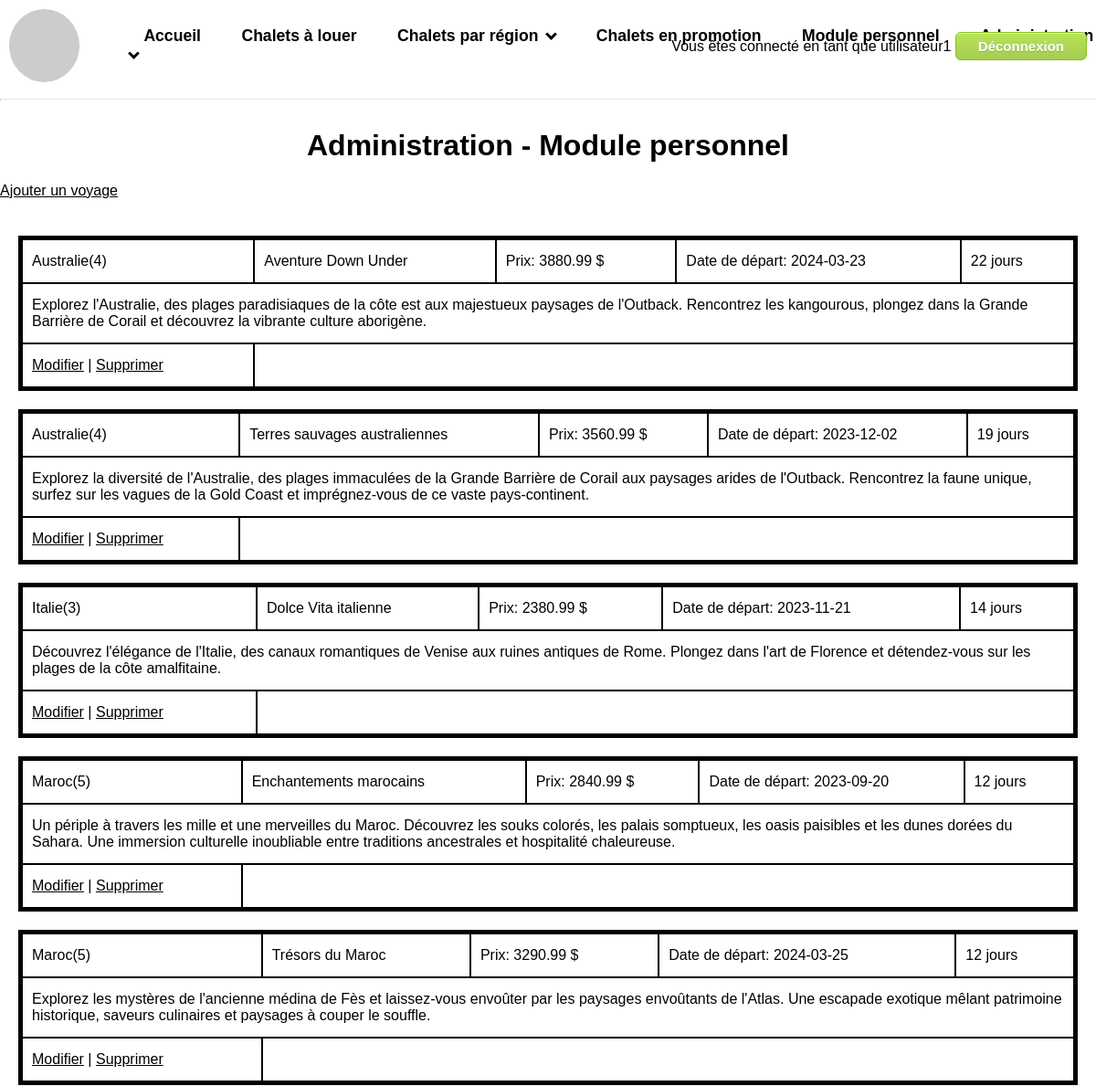
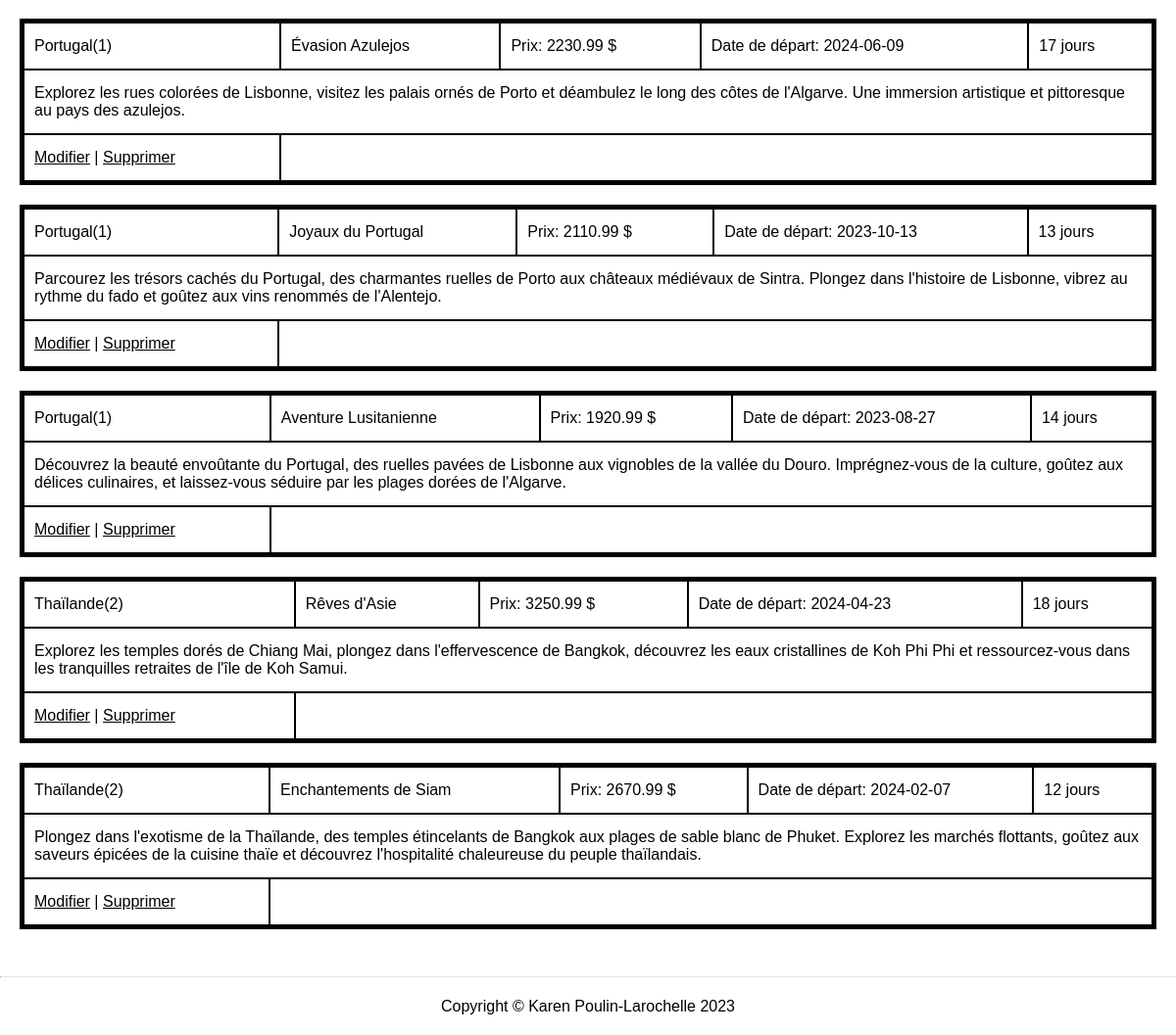
Screenshot of /administration_module_personnel.php (signed in) with the database file from the repository (2 pictures, top to bottom).
### tables this page shows
CREATE TABLE `voyages` (
  `id` int NOT NULL,
  `nom` varchar(50) NOT NULL,
  `description` varchar(255) NOT NULL,
  `prix` decimal(10,2) NOT NULL,
  `date_depart` date NOT NULL,
  `nombre_de_jours` int NOT NULL,
  `fk_pays` int NOT NULL
);

CREATE TABLE `pays` (
  `id` int NOT NULL,
  `nom` varchar(50) NOT NULL
);

### controleurs/voyages.php (called while the page is built, shortened)
<?php
    require_once __DIR__ . '../../modeles/voyages.php';
class ControleurVoyage {
    function afficherTableauAvecBoutonsAction() {
        $voyages = modele_voyage::ObtenirTous();
        require './vues/voyages/tableau-avec-boutons-actions.php';
    }
}
?>

### modeles/voyages.php (called while the page is built, shortened)
<?php
class modele_voyage {
    public function __construct($id, $nom, $description, $prix, $date_depart, $nombre_de_jours, $fk_pays, $nom_pays) {
        $this->id = $id;
        $this->nom = $nom;
        $this->description = $description;
        $this->prix = $prix;
        $this->date_depart= $date_depart;
        $this->nombre_de_jours = $nombre_de_jours;
        $this->fk_pays = $fk_pays;
        $this->nom_pays = $nom_pays;
    }
    static function connecter() {
        $mysqli = new mysqli(Db::$host, Db::$username, Db::$password, Db::$database);
        return $mysqli;
     }
     public static function ObtenirTous() {
        $liste = [];
        $mysqli = self::connecter();
        $resultatRequete = $mysqli->query("SELECT voyages.id, voyages.nom, description, prix, date_depart, nombre_de_jours, pays.id AS fk_pays, pays.nom AS nom_pays FROM voyages INNER JOIN pays ON pays.id = fk_pays ORDER BY nom_pays");
        foreach ($resultatRequete as $enregistrement) {
            $liste[] = new modele_voyage($enregistrement['id'], $enregistrement['nom'], $enregistrement['description'], $enregistrement['prix'], $enregistrement['date_depart'], $enregistrement['nombre_de_jours'], $enregistrement['fk_pays'], $enregistrement['nom_pays']);
        }
        return $liste;
     }
}
?>

### vues/voyages/tableau-avec-boutons-actions.php (the view)
<table>
    <?php
        foreach($voyages as $voyage) {
    ?>
        <table>
            <tr>
                <td><?= $voyage->nom_pays ?>(<?= $voyage->fk_pays ?>)</td>
                <td><?= $voyage->nom ?></td>
                <td>Prix: <?= $voyage->prix ?> $</td>
                <td>Date de départ: <?= $voyage->date_depart ?></td>
                <td><?= $voyage->nombre_de_jours ?> jours</td>
            </tr>
            <tr>
                <td colspan="5"><?= $voyage->description ?></td>
            </tr>
            <tr>
                <td>
                    <a href="edition_voyage.php?id=<?= $voyage->id ?>">Modifier</a>
                    |
                    <a href="suppression_voyage.php?id=<?= $voyage->id ?>">Supprimer</a>
                </td>
            </tr>
        </table>
    <?php } ?>
</table>

### css/styles.css (style rules this page uses)
html { margin:0; padding:0 }
body { margin: 100px 0 0 0; padding: 20px 0; font-family: Arial, sans-serif; }
.light-mode, .light-mode a, .light-mode header { background-color: white; color: black; }

### css/styles_karen.css (style rules this page uses)
table { border: black 5px solid; margin: 20px; border-collapse: collapse; }
tr td { padding: 14px 10px; border: black 2px solid; }

### rows the page displays
voyages: fk_pays.nom "Australie", fk_pays "4", nom "Aventure Down Under", prix "3880.99", date_depart "2024-03-23", nombre_de_jours "22", description "Explorez l'Australie, des plages paradisiaques de la côte est aux majestueux paysages de l'Outback. Rencontrez les kangourous, plongez dans la Grande Barrière de Corail et découvrez la vibrante culture aborigène."
voyages: fk_pays.nom "Australie", fk_pays "4", nom "Terres sauvages australiennes", prix "3560.99", date_depart "2023-12-02", nombre_de_jours "19", description "Explorez la diversité de l'Australie, des plages immaculées de la Grande Barrière de Corail aux paysages arides de l'Outback. Rencontrez la faune unique, surfez sur les vagues de la Gold Coast et imprégnez-vous de ce vaste pays-continent."
voyages: fk_pays.nom "Italie", fk_pays "3", nom "Dolce Vita italienne", prix "2380.99", date_depart "2023-11-21", nombre_de_jours "14", description "Découvrez l'élégance de l'Italie, des canaux romantiques de Venise aux ruines antiques de Rome. Plongez dans l'art de Florence et détendez-vous sur les plages de la côte amalfitaine."
voyages: fk_pays.nom "Maroc", fk_pays "5", nom "Enchantements marocains", prix "2840.99", date_depart "2023-09-20", nombre_de_jours "12", description "Un périple à travers les mille et une merveilles du Maroc. Découvrez les souks colorés, les palais somptueux, les oasis paisibles et les dunes dorées du Sahara. Une immersion culturelle inoubliable entre traditions ancestrales et hospitalité chaleureuse."
voyages: fk_pays.nom "Maroc", fk_pays "5", nom "Trésors du Maroc", prix "3290.99", date_depart "2024-03-25", nombre_de_jours "12", description "Explorez les mystères de l'ancienne médina de Fès et laissez-vous envoûter par les paysages envoûtants de l'Atlas. Une escapade exotique mêlant patrimoine historique, saveurs culinaires et paysages à couper le souffle."
voyages: fk_pays.nom "Portugal", fk_pays "1", nom "Évasion Azulejos", prix "2230.99", date_depart "2024-06-09", nombre_de_jours "17", description "Explorez les rues colorées de Lisbonne, visitez les palais ornés de Porto et déambulez le long des côtes de l'Algarve. Une immersion artistique et pittoresque au pays des azulejos."
voyages: fk_pays.nom "Portugal", fk_pays "1", nom "Joyaux du Portugal", prix "2110.99", date_depart "2023-10-13", nombre_de_jours "13", description "Parcourez les trésors cachés du Portugal, des charmantes ruelles de Porto aux châteaux médiévaux de Sintra. Plongez dans l'histoire de Lisbonne, vibrez au rythme du fado et goûtez aux vins renommés de l'Alentejo."
voyages: fk_pays.nom "Portugal", fk_pays "1", nom "Aventure Lusitanienne", prix "1920.99", date_depart "2023-08-27", nombre_de_jours "14", description "Découvrez la beauté envoûtante du Portugal, des ruelles pavées de Lisbonne aux vignobles de la vallée du Douro. Imprégnez-vous de la culture, goûtez aux délices culinaires, et laissez-vous séduire par les plages dorées de l'Algarve."
voyages: fk_pays.nom "Thaïlande", fk_pays "2", nom "Rêves d'Asie", prix "3250.99", date_depart "2024-04-23", nombre_de_jours "18", description "Explorez les temples dorés de Chiang Mai, plongez dans l'effervescence de Bangkok, découvrez les eaux cristallines de Koh Phi Phi et ressourcez-vous dans les tranquilles retraites de l'île de Koh Samui."
voyages: fk_pays.nom "Thaïlande", fk_pays "2", nom "Enchantements de Siam", prix "2670.99", date_depart "2024-02-07", nombre_de_jours "12", description "Plongez dans l'exotisme de la Thaïlande, des temples étincelants de Bangkok aux plages de sable blanc de Phuket. Explorez les marchés flottants, goûtez aux saveurs épicées de la cuisine thaïe et découvrez l'hospitalité chaleureuse du peuple thaïlandais."

### other values shown
$_SESSION["utilisateur"] "utilisateur1"
